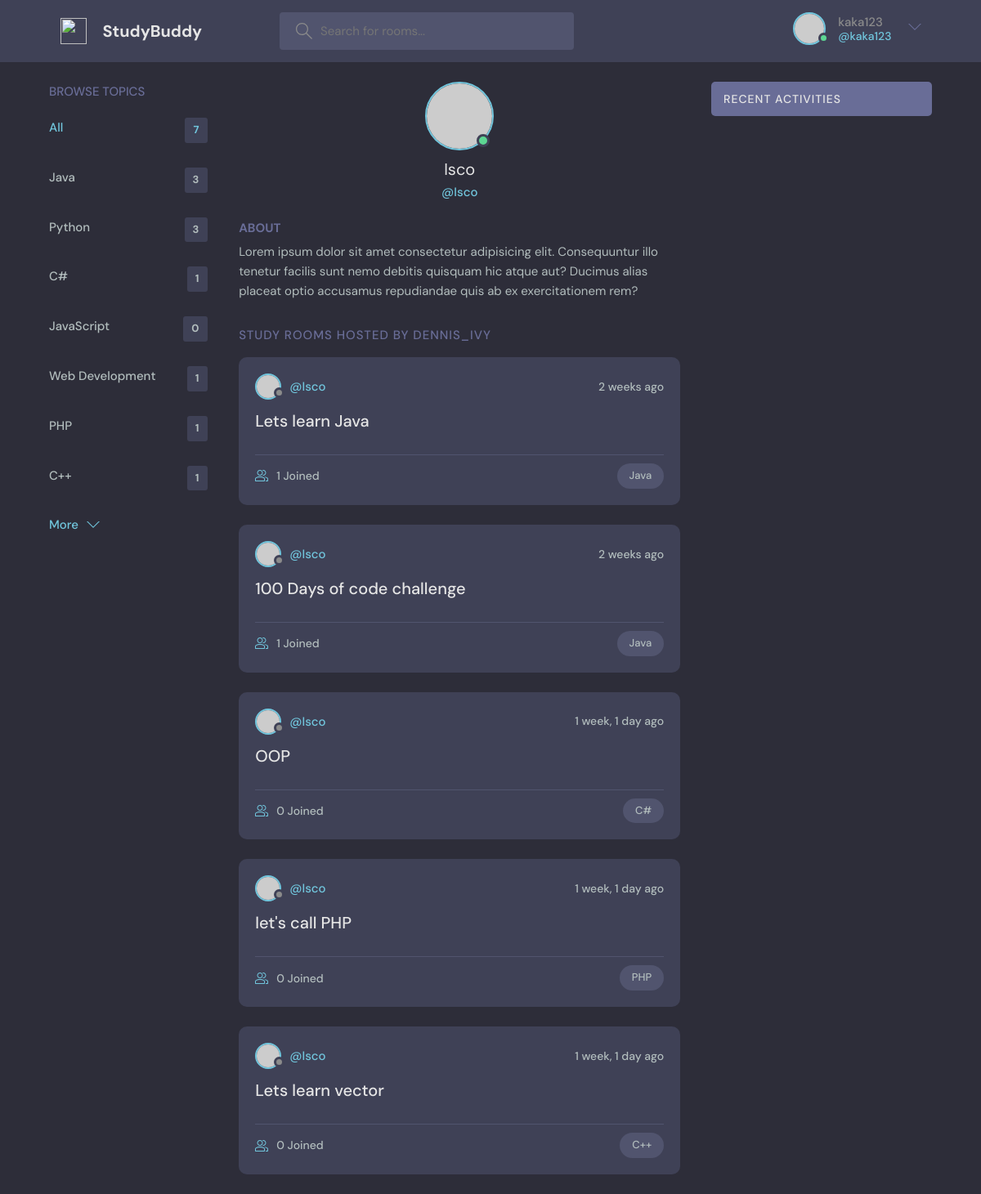
/profile/1/ (signed in), run on the app's committed database.
### base/models.py (models this page shows, shortened)
class Topic(models.Model):
    name = models.CharField(max_length = 200)

class Room(models.Model):
    host = models.ForeignKey(User, on_delete = models.SET_NULL,null = True)
    topic = models.ForeignKey(Topic, on_delete = models.SET_NULL,null = True)
    name = models.CharField(max_length = 200)
    description = models.TextField(null = True , blank = True)
    participants = models.ManyToManyField(
        User , related_name='participants',blank = True)
    updated_date = models.DateTimeField(auto_now = True)
    created_date = models.DateTimeField(auto_now_add = True)

### base/views.py (the view)
# urls.py: path('profile/<str:pk>/',views.userProfile,name="user-profile"),
def userProfile(request, pk):
    user = User.objects.get(id=pk)
    rooms = user.room_set.all()
    room_message = user.message_set.all()
    topics = Topic.objects.all()
    context = {'user' : user,'rooms' : rooms,'room_message' : room_message,'topics' : topics}
    return render(request,'base/profile.html',context)

### base/templates/base/profile.html (shortened to what this page needs)
{% extends 'main.html'%}
{% block content %}
  <main class="profile-page layout layout--3">
    <div class="container">
      {% include 'base/topic_component.html' %}
      <div class="roomList">
        <div class="profile">
          <div class="profile__avatar">
            <div class="avatar avatar--large active">
              <img src="https://randomuser.me/api/portraits/men/11.jpg" />
            </div>
          </div>
          <div class="profile__info">
            <h3>{{user.username}}</h3>
            <p>@{{user.username}}</p>
          </div>
          <div class="profile__about">
            <h3>About</h3>
            <p>
              Lorem ipsum dolor sit amet consectetur adipisicing elit. Consequuntur illo tenetur
              facilis sunt nemo debitis quisquam hic atque aut? Ducimus alias placeat optio
              accusamus repudiandae quis ab ex exercitationem rem?
            </p>
          </div>
        </div>
        <div class="roomList__header">
          <div>
            <h2>Study Rooms Hosted by dennis_ivy</a>
            </h2>
          </div>
        </div>
        {% include 'base/feed_component.html'%}
      </div>
      {% include 'base/activity_component.html' %}
    </div>
  </main>
{% endblock content %}

### templates/navbar.html (shortened to what this page needs)
{% load static %}
<header class="header header--loggedIn">
    <div class="container">
      <a href="{% url 'home' %}" class="header__logo">
        <img src="{% static 'images/logo.svg' %}" />
        <h1>StudyBuddy</h1>
      </a>
      <form class="header__search" method = "GET" action="{% url 'home' %}">
        <label>
          <input name = "q"   placeholder="Search for rooms..." />
        </label>
      </form>
      <nav class="header__menu">
        {% if request.user.is_authenticated %}
        <div class="header__user">
          <a href="{% url 'update-user' %}">
            <div class="avatar avatar--medium active">
              <img src="https://randomuser.me/api/portraits/men/37.jpg" />
            </div>
            <p>{{request.user.username}} <span>@{{request.user.username}}</span></p>
          </a>
          <button class="dropdown-button">
            <svg version="1.1" xmlns="http://www.w3.org/2000/svg" width="32" height="32" viewBox="0 0 32 32">
              <title>chevron-down</title>
              <path d="M16 21l-13-13h-3l16 16 16-16h-3l-13 13z"></path>
            </svg>
          </button>
        </div>
        {% endif %}
      </nav>
    </div>
  </header>

### base/templates/base/topic_component.html
<div class="topics">
  <div class="topics__header">
    <h2>Browse Topics</h2>
  </div>
  <ul class="topics__list">
    <li>
      <a href="{% url 'home' %}" class="active">All <span>{{topics.count}}</span></a>
    </li>
    {% for topic in topics %}
    <li>
      <a href="{% url 'home' %}?q={{topic.name}}">{{topic.name}}<span>{{topic.room_set.all.count}}</span></a>
    </li>
    {% endfor %}
  </ul>
  <a class="btn btn--link" href="{% url 'topics' %}">
    More
    <svg version="1.1" xmlns="http://www.w3.org/2000/svg" width="32" height="32" viewBox="0 0 32 32">
      <title>chevron-down</title>
      <path d="M16 21l-13-13h-3l16 16 16-16h-3l-13 13z"></path>
    </svg>
  </a>
</div>

### base/templates/base/feed_component.html (shortened to what this page needs)
{%for room in rooms %}
<div class="roomListRoom">
    <div class="roomListRoom__header">
      <a href="{% url 'user-profile' room.host.id %}" class="roomListRoom__author">
        <div class="avatar avatar--small">
          <img src="https://randomuser.me/api/portraits/women/11.jpg" />
        </div>
        <span>@{{room.host.username}}</span>
      </a>
      <div class="roomListRoom__actions">
        <span>{{room.created_date|timesince}} ago</span>
      </div>
    </div>
    <div class="roomListRoom__content">
      <a href="{%  url 'room' room.id %}">{{room.name}}</a>
    </div>
    <div class="roomListRoom__meta">
      <a href="{%  url 'room' room.id %}" class="roomListRoom__joined">
        {{room.participants.all.count}} Joined
      </a>
      <p class="roomListRoom__topic">{{room.topic.name}}</p>
    </div>
</div>
{% endfor %}

### data on the page
Topic: name "Java", room_set.all.count "3"
Topic: name "Python", room_set.all.count "3"
Topic: name "C#", room_set.all.count "1"
Topic: name "JavaScript", room_set.all.count "0"
Topic: name "Web Development", room_set.all.count "1"
Topic: name "PHP", room_set.all.count "1"
Topic: name "C++", room_set.all.count "1"
Room: host.username "Isco", created_date "2 weeks", name "Lets learn Java", participants.all.count "1", topic.name "Java"
Room: host.username "Isco", created_date "2 weeks", name "100 Days of code challenge", participants.all.count "1", topic.name "Java"
Room: host.username "Isco", created_date "1 week, 1 day", name "OOP", participants.all.count "0", topic.name "C#"
Room: host.username "Isco", created_date "1 week, 1 day", name "let's call PHP", participants.all.count "0", topic.name "PHP"
Room: host.username "Isco", created_date "1 week, 1 day", name "Lets learn vector", participants.all.count "0", topic.name "C++"

### other printed values
{{ request.user.username }} "kaka123"
{{ topics.count }} "7"
{{ user.username }} "Isco"
